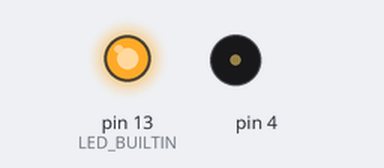
The sketch below on a simulated Arduino Uno, built with avr-gcc and run on an emulated ATmega328P. Shown: output pins drawn as LEDs (lit = HIGH), buzzer (waves = sounding).

Above: at 0.1 s.
At 0.6 s:
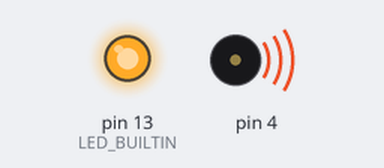
Timing chart, 0 to 40.0 s (numbered marks = the images above):
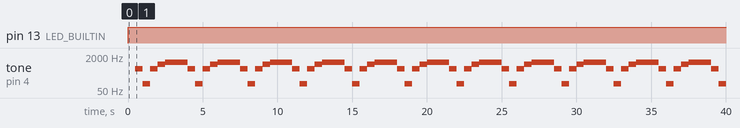

Measured:
- by itself, pin 13 (LED_BUILTIN): LOW → HIGH at 0.00 s
- by itself, tone on pin 4: repeats every 3.5 s: 100 Hz 0.50 s, 500 Hz 0.50 s, 800 Hz 0.50 s, 1000 Hz 1.5 s, 500 Hz 0.50 s

The sketch:

week2.ino
```cpp
void setup()
{
  pinMode(LED_BUILTIN, OUTPUT);
  pinMode(4, OUTPUT);
}

void loop()
{
  digitalWrite(LED_BUILTIN, HIGH);
  delay(500);
  tone(4, 500);
  delay(500);
  tone(4, 100);
  delay(500);
  tone(4, 500);
  delay(500);
  tone(4, 800);
  delay(500);
  tone(4, 1000);
  delay(500);
  noTone(8);
  delay(500);
}


// void setup(){
// pinMode(4,OUTPUT);
// pinMode(6,OUTPUT);
// }
// void loop(){
// digitalWrite(4,HIGH);
// digitalWrite(6,HIGH);
// delay(1000);
// digitalWrite(4,LOW);
// digitalWrite(6,LOW);
// delay(1000);
// }
```
